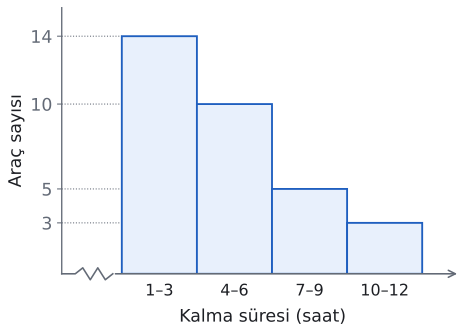

Source code (Python):
import sys; sys.path.insert(0, "tools")
from cizim import *

# Alıştırma 11: 32 aracın otoparkta kalma süresi (saat), genişlik 3.
GRUPLAR = ['1–3', '4–6', '7–9', '10–12']
FREK = [14, 10, 5, 3]
VURGU = []   # koyu renkli sütunlar (sıra no, 0'dan)
fig, ax = sekil(5.4, 3.6)
k = len(GRUPLAR)
for i, f in enumerate(FREK):
    sol = 0.8 + i
    ax.bar(sol, f, width=1, align="edge", color=MAVI if i in VURGU else MAVI_ACIK, edgecolor=MAVI, lw=1.4, zorder=3)
    ax.hlines(f, 0, sol, color=SOLUK, lw=0.8, ls=":", zorder=1)
    ax.text(sol + 0.5, -0.04 * max(FREK), GRUPLAR[i], ha="center", va="top", fontsize=12, color=YAZI)
# yatay eksen: başta veri olmayan bölge zikzakla gösterilir
z = [0, 0.18, 0.28, 0.38, 0.48, 0.58, 0.68]
zy = [0, 0, 0.025, -0.025, 0.025, -0.025, 0]
ax.plot(z, [v * max(FREK) for v in zy], color=SOLUK, lw=1.2, clip_on=False, zorder=4)
ax.annotate("", xy=(k + 1.3, 0), xytext=(0.68, 0), arrowprops=dict(arrowstyle="->", color=SOLUK, lw=1.2))
ax.set_xlim(0, k + 1.35); ax.set_ylim(0, max(FREK) * 1.12)
ax.set_xticks([]); ax.set_yticks(sorted(set(FREK)))
for s in ("top", "right", "bottom"): ax.spines[s].set_visible(False)
ax.set_xlabel('Kalma süresi (saat)', labelpad=26)
ax.set_ylabel('Araç sayısı')
kaydet(fig, __file__)
